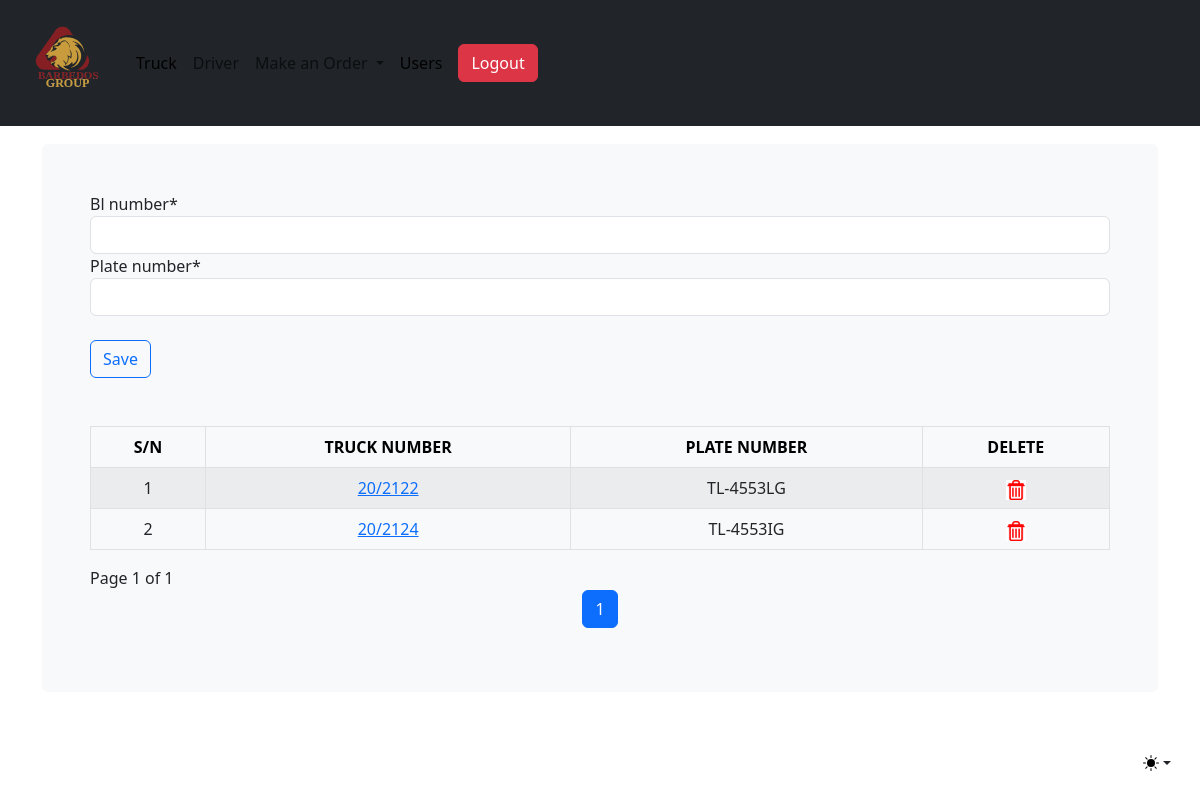
The page /truck-app/add-truck/ (signed in) on the database as committed earlier.
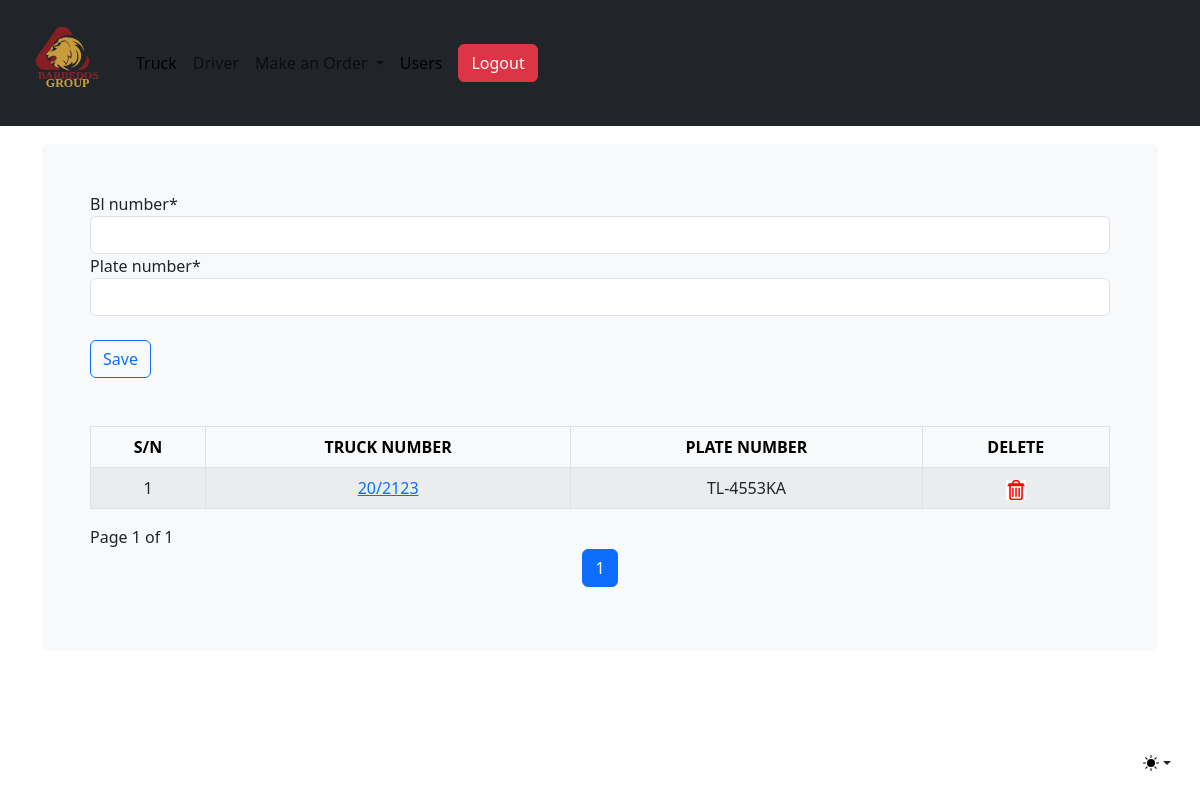
The same page on the database as committed later.
### trucks/models.py (models this page shows, shortened)
class TruckInfo(models.Model):
    bl_number = models.CharField(max_length=7)
    plate_number = models.CharField(max_length=10)
    class Meta:
        verbose_name = "Truck Informantion"
        verbose_name_plural = "Truck Information"

### trucks/views.py (the view, shortened to what this page needs)
# urls.py: path('add-truck/', views.AddTruck, name='truck'),
@login_required(login_url="account:login")
@staff_member_required(login_url="base:index")
def AddTruck(request):
    title = "Add Truck"
    form = TruckCreate(request.POST or None)
    queryset = TruckInfo.objects.all().order_by("id")
    print("Queryset Length:", len(queryset))
    paginator = Paginator(queryset, 10)
    page_number = request.GET.get("page")
    page = paginator.get_page(page_number)
    serial_numbers = list(range(
        (page.number - 1) * page.paginator.per_page + 1,
        min(page.number * page.paginator.per_page, page.paginator.count) + 1
    ))
    items_with_serial_numbers = zip(serial_numbers, page)
    context = {
        "truckform": form,
        "alltruck": queryset,
        "title": title,
        "page": page,
        "items": items_with_serial_numbers,
    }
    return render(request, "forms/truckform.html", context)

### trucks/forms.py (shortened to what this page needs)
class TruckCreate(forms.ModelForm):
    class Meta:
        model = TruckInfo
        fields = ["bl_number", "plate_number"]

### templates/forms/truckform.html (shortened to what this page needs)
{% extends 'base/base.html' %}
{% load crispy_forms_tags %}
{% load static %}
{% block content %}
    <form method = "POST">
            {{truckform|crispy}} <br>
        <input class="btn btn-outline-primary" type="submit" value="Save" />
    </form>
    <br>
    <div class="table responsive">
         <br>
     <table class = 'table table-bordered table-striped'>
        <thead class = 'table-light'>
            <tr>
            <th class = "text-center">S/N</th>
            <th class = "text-center">TRUCK NUMBER</th>
            <th class = "text-center">PLATE NUMBER</th>
            {% if request.user.is_superuser %}
            <th class = "text-center">DELETE</th>
            {% endif %}
            </tr>
        </thead>
        {% for serial_number, item in items %}
        <tr>
            <td class = "text-center">{{ serial_number }}</td>
            <td class = "text-center"><a href="{% url 'trucks:updatetruck' item.id %}">{{item.bl_number|upper}}</a></td>
            <td class = "text-center">{{item.plate_number|upper}}</td>
            {% if request.user.is_superuser %}
            <td class = "text-center"><a href="{% url 'trucks:deletetruck' item.id %}"><img src="{% static 'img/del.jpg' %}" height= "20" width="20"></a></td>
        {% endif %}
        </tr>
        {%endfor%}
        </table>
    </div>
    <span class="current">
        Page {{ page.number }} of {{ page.paginator.num_pages }}
    </span>
    <nav aria-label="Page navigation example">
        <ul class="pagination justify-content-center">
        {% for i in page.paginator.page_range %}
        <li class="page-item {% if page.number == i %}active{% endif %}">
            <a class="page-link" href="{% url 'trucks:truck' %}?page={{ i }}">{{ i }}</a>
        </li>
        {% endfor %}
        </ul>
      </nav>
{% endblock %}

Rows that differ between the two databases and show on the page:
removed TruckInfo: serial_number "1", bl_number "20/2122", plate_number "TL-4553LG"
removed TruckInfo: serial_number "2", bl_number "20/2124", plate_number "TL-4553IG"
added TruckInfo: id "1", bl_number "20/2123", plate_number "TL-4553KA"
